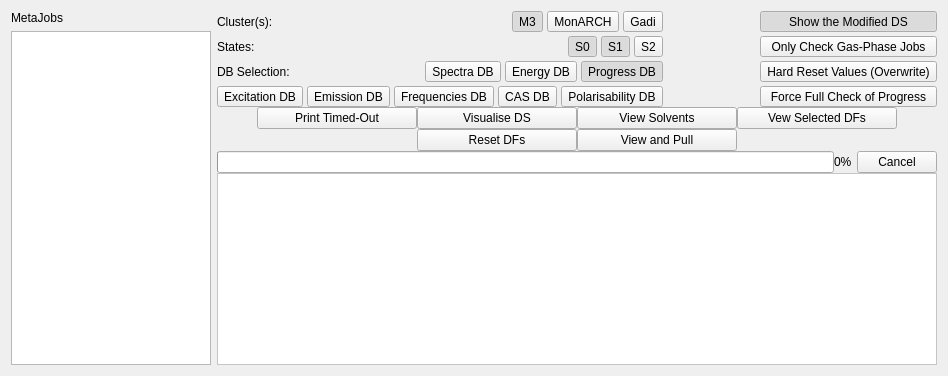
      <widget class="QWidget" name="tab_5">
       <attribute name="title">
        <string>General</string>
       </attribute>
       <layout class="QHBoxLayout" name="horizontalLayout_8">
        <item>
         <layout class="QVBoxLayout" name="verticalLayout_4">
          <item>
           <widget class="QLabel" name="label">
            <property name="text">
             <string>MetaJobs</string>
            </property>
           </widget>
          </item>
          <item>
           <widget class="QListWidget" name="general_metajobs">
            <property name="minimumSize">
             <size>
              <width>200</width>
              <height>0</height>
             </size>
            </property>
            <property name="maximumSize">
             <size>
              <width>200</width>
              <height>16777215</height>
             </size>
            </property>
            <property name="selectionMode">
             <enum>QAbstractItemView::ExtendedSelection</enum>
            </property>
           </widget>
          </item>
         </layout>
        </item>
        <item>
         <layout class="QVBoxLayout" name="verticalLayout_3">
          <property name="spacing">
           <number>0</number>
          </property>
          <item>
           <layout class="QHBoxLayout" name="horizontalLayout_2">
            <property name="spacing">
             <number>4</number>
            </property>
            <item>
             <layout class="QVBoxLayout" name="verticalLayout_5">
              <item>
               <layout class="QHBoxLayout" name="horizontalLayout_3">
                <item>
                 <widget class="QLabel" name="label_2">
                  <property name="text">
                   <string>Cluster(s):</string>
                  </property>
                 </widget>
                </item>
                <item>
                 <widget class="QToolButton" name="general_m3">
                  <property name="text">
                   <string>M3</string>
                  </property>
                  <property name="checkable">
                   <bool>true</bool>
                  </property>
                  <property name="checked">
                   <bool>true</bool>
                  </property>
                 </widget>
                </item>
                <item>
                 <widget class="QToolButton" name="general_monarch">
                  <property name="text">
                   <string>MonARCH</string>
                  </property>
                  <property name="checkable">
                   <bool>true</bool>
                  </property>
                 </widget>
                </item>
                <item>
                 <widget class="QToolButton" name="general_gadi">
                  <property name="text">
                   <string>Gadi</string>
                  </property>
                  <property name="checkable">
                   <bool>true</bool>
                  </property>
                 </widget>
                </item>
               </layout>
              </item>
              <item>
               <layout class="QHBoxLayout" name="horizontalLayout_19">
                <item>
                 <widget class="QLabel" name="label_26">
                  <property name="text">
                   <string>States:</string>
                  </property>
                 </widget>
                </item>
                <item>
                 <widget class="QToolButton" name="general_s0">
                  <property name="text">
                   <string>S0</string>
                  </property>
                  <property name="checkable">
                   <bool>true</bool>
                  </property>
                  <property name="checked">
                   <bool>true</bool>
                  </property>
                 </widget>
                </item>
                <item>
                 <widget class="QToolButton" name="general_s1">
                  <property name="text">
                   <string>S1</string>
                  </property>
                  <property name="checkable">
                   <bool>true</bool>
                  </property>
                  <property name="checked">
                   <bool>true</bool>
                  </property>
                 </widget>
                </item>
                <item>
                 <widget class="QToolButton" name="general_s2">
                  <property name="text">
                   <string>S2</string>
                  </property>
                  <property name="checkable">
                   <bool>true</bool>
                  </property>
                 </widget>
                </item>
               </layout>
              </item>
              <item>
               <layout class="QHBoxLayout" name="horizontalLayout_4">
                <item>
                 <widget class="QLabel" name="label_3">
                  <property name="text">
                   <string>DB Selection:</string>
                  </property>
                 </widget>
                </item>
                <item>
                 <widget class="QToolButton" name="general_spectra">
                  <property name="text">
                   <string>Spectra DB</string>
                  </property>
                  <property name="checkable">
                   <bool>true</bool>
                  </property>
                 </widget>
                </item>
                <item>
                 <widget class="QToolButton" name="general_energy">
                  <property name="text">
                   <string>Energy DB</string>
                  </property>
                  <property name="checkable">
                   <bool>true</bool>
                  </property>
                 </widget>
                </item>
                <item>
                 <widget class="QToolButton" name="general_progress">
                  <property name="text">
                   <string>Progress DB</string>
                  </property>
                  <property name="checkable">
                   <bool>true</bool>
                  </property>
                  <property name="checked">
                   <bool>true</bool>
                  </property>
                 </widget>
                </item>
               </layout>
              </item>
              <item>
               <layout class="QHBoxLayout" name="horizontalLayout_6">
                <item>
                 <widget class="QToolButton" name="general_excitation">
                  <property name="text">
                   <string>Excitation DB</string>
                  </property>
                  <property name="checkable">
                   <bool>true</bool>
                  </property>
                 </widget>
                </item>
                <item>
                 <widget class="QToolButton" name="general_emission">
                  <property name="text">
                   <string>Emission DB</string>
                  </property>
                  <property name="checkable">
                   <bool>true</bool>
                  </property>
                 </widget>
                </item>
                <item>
                 <widget class="QToolButton" name="general_freq">
                  <property name="text">
                   <string>Frequencies DB</string>
                  </property>
                  <property name="checkable">
                   <bool>true</bool>
                  </property>
                  <property name="checked">
                   <bool>false</bool>
                  </property>
                 </widget>
                </item>
                <item>
                 <widget class="QToolButton" name="general_cas">
                  <property name="text">
                   <string>CAS DB</string>
                  </property>
                  <property name="checkable">
                   <bool>true</bool>
                  </property>
                  <property name="checked">
                   <bool>false</bool>
                  </property>
                 </widget>
                </item>
                <item>
                 <widget class="QToolButton" name="general_pol">
                  <property name="text">
                   <string>Polarisability DB</string>
                  </property>
                  <property name="checkable">
                   <bool>true</bool>
                  </property>
                  <property name="checked">
                   <bool>false</bool>
                  </property>
                 </widget>
                </item>
               </layout>
              </item>
             </layout>
            </item>
            <item>
             <spacer name="horizontalSpacer">
              <property name="orientation">
               <enum>Qt::Horizontal</enum>
              </property>
              <property name="sizeHint" stdset="0">
               <size>
                <width>40</width>
                <height>20</height>
               </size>
              </property>
             </spacer>
            </item>
            <item>
             <layout class="QVBoxLayout" name="verticalLayout_6">
              <item>
               <widget class="QToolButton" name="general_show">
                <property name="sizePolicy">
                 <sizepolicy hsizetype="Minimum" vsizetype="Fixed">
                  <horstretch>0</horstretch>
                  <verstretch>0</verstretch>
                 </sizepolicy>
                </property>
                <property name="text">
                 <string>Show the Modified DS</string>
                </property>
                <property name="checkable">
                 <bool>true</bool>
                </property>
                <property name="checked">
                 <bool>true</bool>
                </property>
               </widget>
              </item>
              <item>
               <widget class="QToolButton" name="general_gas">
                <property name="sizePolicy">
                 <sizepolicy hsizetype="Minimum" vsizetype="Fixed">
                  <horstretch>0</horstretch>
                  <verstretch>0</verstretch>
                 </sizepolicy>
                </property>
                <property name="text">
                 <string>Only Check Gas-Phase Jobs</string>
                </property>
                <property name="checkable">
                 <bool>true</bool>
                </property>
               </widget>
              </item>
              <item>
               <widget class="QToolButton" name="general_reset">
                <property name="sizePolicy">
                 <sizepolicy hsizetype="Minimum" vsizetype="Fixed">
                  <horstretch>0</horstretch>
                  <verstretch>0</verstretch>
                 </sizepolicy>
                </property>
                <property name="text">
                 <string>Hard Reset Values (Overwrite)</string>
                </property>
                <property name="checkable">
                 <bool>true</bool>
                </property>
               </widget>
              </item>
              <item>
               <widget class="QToolButton" name="general_full">
                <property name="sizePolicy">
                 <sizepolicy hsizetype="Minimum" vsizetype="Fixed">
                  <horstretch>0</horstretch>
                  <verstretch>0</verstretch>
                 </sizepolicy>
                </property>
                <property name="text">
                 <string>Force Full Check of Progress</string>
                </property>
                <property name="checkable">
                 <bool>true</bool>
                </property>
               </widget>
              </item>
             </layout>
            </item>
           </layout>
          </item>
          <item>
           <layout class="QHBoxLayout" name="horizontalLayout_7">
            <item>
             <spacer name="horizontalSpacer_3">
              <property name="orientation">
               <enum>Qt::Horizontal</enum>
              </property>
              <property name="sizeHint" stdset="0">
               <size>
                <width>40</width>
                <height>20</height>
               </size>
              </property>
             </spacer>
            </item>
            <item>
             <widget class="QPushButton" name="general_to_button">
              <property name="sizePolicy">
               <sizepolicy hsizetype="Maximum" vsizetype="Fixed">
                <horstretch>0</horstretch>
                <verstretch>0</verstretch>
               </sizepolicy>
              </property>
              <property name="minimumSize">
               <size>
                <width>160</width>
                <height>0</height>
               </size>
              </property>
              <property name="text">
               <string>Print Timed-Out</string>
              </property>
              <property name="flat">
               <bool>false</bool>
              </property>
             </widget>
            </item>
            <item>
             <widget class="QPushButton" name="general_visds_button">
              <property name="sizePolicy">
               <sizepolicy hsizetype="Maximum" vsizetype="Fixed">
                <horstretch>0</horstretch>
                <verstretch>0</verstretch>
               </sizepolicy>
              </property>
              <property name="minimumSize">
               <size>
                <width>160</width>
                <height>0</height>
               </size>
              </property>
              <property name="text">
               <string>Visualise DS</string>
              </property>
             </widget>
            </item>
            <item>
             <widget class="QPushButton" name="general_solvent_button">
              <property name="sizePolicy">
               <sizepolicy hsizetype="Maximum" vsizetype="Fixed">
                <horstretch>0</horstretch>
                <verstretch>0</verstretch>
               </sizepolicy>
              </property>
              <property name="minimumSize">
               <size>
                <width>160</width>
                <height>0</height>
               </size>
              </property>
              <property name="text">
               <string>View Solvents</string>
              </property>
             </widget>
            </item>
            <item>
             <widget class="QPushButton" name="general_view_button">
              <property name="sizePolicy">
               <sizepolicy hsizetype="Maximum" vsizetype="Fixed">
                <horstretch>0</horstretch>
                <verstretch>0</verstretch>
               </sizepolicy>
              </property>
              <property name="minimumSize">
               <size>
                <width>160</width>
                <height>0</height>
               </size>
              </property>
              <property name="text">
               <string>Vew Selected DFs</string>
              </property>
             </widget>
            </item>
            <item>
             <spacer name="horizontalSpacer_2">
              <property name="orientation">
               <enum>Qt::Horizontal</enum>
              </property>
              <property name="sizeType">
               <enum>QSizePolicy::Expanding</enum>
              </property>
              <property name="sizeHint" stdset="0">
               <size>
                <width>40</width>
                <height>0</height>
               </size>
              </property>
             </spacer>
            </item>
           </layout>
          </item>
          <item>
           <layout class="QHBoxLayout" name="horizontalLayout_22">
            <property name="topMargin">
             <number>0</number>
            </property>
            <item>
             <spacer name="horizontalSpacer_6">
              <property name="orientation">
               <enum>Qt::Horizontal</enum>
              </property>
              <property name="sizeHint" stdset="0">
               <size>
                <width>40</width>
                <height>20</height>
               </size>
              </property>
             </spacer>
            </item>
            <item>
             <widget class="QPushButton" name="general_reset_button">
              <property name="minimumSize">
               <size>
                <width>160</width>
                <height>0</height>
               </size>
              </property>
              <property name="text">
               <string>Reset DFs</string>
              </property>
             </widget>
            </item>
            <item>
             <widget class="QPushButton" name="general_pull_button">
              <property name="sizePolicy">
               <sizepolicy hsizetype="Maximum" vsizetype="Fixed">
                <horstretch>0</horstretch>
                <verstretch>0</verstretch>
               </sizepolicy>
              </property>
              <property name="minimumSize">
               <size>
                <width>160</width>
                <height>0</height>
               </size>
              </property>
              <property name="text">
               <string>View and Pull</string>
              </property>
              <property name="checkable">
               <bool>false</bool>
              </property>
             </widget>
            </item>
            <item>
             <spacer name="horizontalSpacer_7">
              <property name="orientation">
               <enum>Qt::Horizontal</enum>
              </property>
              <property name="sizeHint" stdset="0">
               <size>
                <width>40</width>
                <height>20</height>
               </size>
              </property>
             </spacer>
            </item>
           </layout>
          </item>
          <item>
           <layout class="QHBoxLayout" name="horizontalLayout_20">
            <item>
             <widget class="QProgressBar" name="general_progressBar">
              <property name="minimumSize">
               <size>
                <width>0</width>
                <height>0</height>
               </size>
              </property>
              <property name="minimum">
               <number>0</number>
              </property>
              <property name="value">
               <number>0</number>
              </property>
              <property name="textVisible">
               <bool>false</bool>
              </property>
             </widget>
            </item>
            <item>
             <widget class="QLabel" name="general_progressBar_label">
              <property name="text">
               <string>0%</string>
              </property>
             </widget>
            </item>
            <item>
             <spacer name="horizontalSpacer_8">
              <property name="orientation">
               <enum>Qt::Horizontal</enum>
              </property>
              <property name="sizeType">
               <enum>QSizePolicy::Maximum</enum>
              </property>
              <property name="sizeHint" stdset="0">
               <size>
                <width>5</width>
                <height>20</height>
               </size>
              </property>
             </spacer>
            </item>
            <item>
             <widget class="QPushButton" name="general_cancel_button">
              <property name="text">
               <string>Cancel</string>
              </property>
             </widget>
            </item>
           </layout>
          </item>
          <item>
           <widget class="QTextEdit" name="general_output">
            <property name="sizePolicy">
             <sizepolicy hsizetype="Expanding" vsizetype="Expanding">
              <horstretch>0</horstretch>
              <verstretch>0</verstretch>
             </sizepolicy>
            </property>
            <property name="maximumSize">
             <size>
              <width>16777215</width>
              <height>16777215</height>
             </size>
            </property>
            <property name="styleSheet">
             <string notr="true">background-color:  #ffffff; color: #000000;</string>
            </property>
            <property name="frameShape">
             <enum>QFrame::StyledPanel</enum>
            </property>
            <property name="undoRedoEnabled">
             <bool>false</bool>
            </property>
            <property name="readOnly">
             <bool>true</bool>
            </property>
            <property name="acceptRichText">
             <bool>false</bool>
            </property>
           </widget>
          </item>
          <item>
           <widget class="QWidget" name="widget" native="true"/>
          </item>
         </layout>
        </item>
       </layout>
      </widget>
